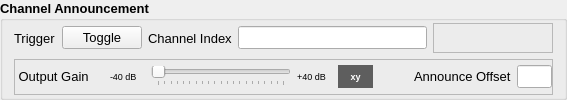
           <widget class="QGroupBox" name="groupBox">
            <property name="font">
             <font>
              <pointsize>10</pointsize>
              <weight>75</weight>
              <bold>true</bold>
             </font>
            </property>
            <property name="title">
             <string>Channel Announcement</string>
            </property>
            <layout class="QGridLayout" name="gridLayout_6">
             <property name="topMargin">
              <number>2</number>
             </property>
             <property name="bottomMargin">
              <number>2</number>
             </property>
             <item row="0" column="4">
              <widget class="QFrame" name="frame">
               <property name="minimumSize">
                <size>
                 <width>120</width>
                 <height>30</height>
                </size>
               </property>
               <property name="font">
                <font>
                 <pointsize>8</pointsize>
                 <weight>50</weight>
                 <bold>false</bold>
                </font>
               </property>
               <property name="accessibleDescription">
                <string>chanAnn_node:/playback/current_status:BEHAVIOR=JVX_WW_COMBOBOX_READ_ONCE,UIELEMENTTP=JVX_WW_FRAME_ELEMENTS_LABELS,MINSIZEW=50,RTUPDATE=yes</string>
               </property>
               <property name="frameShape">
                <enum>QFrame::StyledPanel</enum>
               </property>
               <property name="frameShadow">
                <enum>QFrame::Raised</enum>
               </property>
              </widget>
             </item>
             <item row="0" column="1">
              <widget class="QPushButton" name="pushButton">
               <property name="font">
                <font>
                 <pointsize>10</pointsize>
                 <weight>50</weight>
                 <bold>false</bold>
                </font>
               </property>
               <property name="accessibleDescription">
                <string>chanAnn_node:/playback/trigger_start:</string>
               </property>
               <property name="text">
                <string>Toggle</string>
               </property>
              </widget>
             </item>
             <item row="0" column="0">
              <widget class="QLabel" name="label">
               <property name="font">
                <font>
                 <pointsize>10</pointsize>
                 <weight>50</weight>
                 <bold>false</bold>
                </font>
               </property>
               <property name="text">
                <string>Trigger</string>
               </property>
              </widget>
             </item>
             <item row="0" column="3">
              <widget class="QLineEdit" name="lineEdit">
               <property name="font">
                <font>
                 <pointsize>10</pointsize>
                 <weight>50</weight>
                 <bold>false</bold>
                </font>
               </property>
               <property name="accessibleDescription">
                <string>chanAnn_node:/playback/current_channel_number:RTUPDATE=yes</string>
               </property>
              </widget>
             </item>
             <item row="0" column="2">
              <widget class="QLabel" name="label_2">
               <property name="font">
                <font>
                 <pointsize>10</pointsize>
                 <weight>50</weight>
                 <bold>false</bold>
                </font>
               </property>
               <property name="text">
                <string>Channel Index</string>
               </property>
              </widget>
             </item>
             <item row="1" column="0" colspan="5">
              <widget class="QFrame" name="frame_5">
               <property name="frameShape">
                <enum>QFrame::StyledPanel</enum>
               </property>
               <property name="frameShadow">
                <enum>QFrame::Raised</enum>
               </property>
               <layout class="QGridLayout" name="gridLayout_14" columnstretch="1,1,1,4,1,1,1,1,1">
                <property name="leftMargin">
                 <number>0</number>
                </property>
                <property name="topMargin">
                 <number>0</number>
                </property>
                <property name="rightMargin">
                 <number>0</number>
                </property>
                <property name="bottomMargin">
                 <number>0</number>
                </property>
                <item row="0" column="3">
                 <widget class="QSlider" name="horizontalSlider_4">
                  <property name="minimumSize">
                   <size>
                    <width>0</width>
                    <height>0</height>
                   </size>
                  </property>
                  <property name="font">
                   <font>
                    <pointsize>10</pointsize>
                    <weight>50</weight>
                    <bold>false</bold>
                   </font>
                  </property>
                  <property name="accessibleDescription">
                   <string>chanAnn_node:/playback/output_volume:LABELREF=label_chann,LABELTRANSFORM=JVX_WW_SHOW_DB20,LABELUNIT=dB</string>
                  </property>
                  <property name="maximum">
                   <number>100</number>
                  </property>
                  <property name="orientation">
                   <enum>Qt::Horizontal</enum>
                  </property>
                  <property name="tickPosition">
                   <enum>QSlider::TicksBelow</enum>
                  </property>
                  <property name="tickInterval">
                   <number>5</number>
                  </property>
                 </widget>
                </item>
                <item row="0" column="2">
                 <widget class="QLabel" name="label_15">
                  <property name="font">
                   <font>
                    <pointsize>7</pointsize>
                    <weight>50</weight>
                    <italic>false</italic>
                    <bold>false</bold>
                   </font>
                  </property>
                  <property name="text">
                   <string>-40 dB</string>
                  </property>
                 </widget>
                </item>
                <item row="0" column="4">
                 <widget class="QLabel" name="label_17">
                  <property name="font">
                   <font>
                    <pointsize>7</pointsize>
                    <weight>50</weight>
                    <italic>false</italic>
                    <bold>false</bold>
                   </font>
                  </property>
                  <property name="text">
                   <string>+40 dB</string>
                  </property>
                 </widget>
                </item>
                <item row="0" column="7">
                 <widget class="QLabel" name="label_16">
                  <property name="font">
                   <font>
                    <pointsize>10</pointsize>
                    <weight>50</weight>
                    <bold>false</bold>
                   </font>
                  </property>
                  <property name="text">
                   <string>Announce Offset</string>
                  </property>
                 </widget>
                </item>
                <item row="0" column="5">
                 <widget class="QLabel" name="label_chann">
                  <property name="palette">
                   <palette>
                    <active>
                     <colorrole role="WindowText">
                      <brush brushstyle="SolidPattern">
                       <color alpha="255">
                        <red>255</red>
                        <green>255</green>
                        <blue>255</blue>
                       </color>
                      </brush>
                     </colorrole>
                     <colorrole role="Base">
                      <brush brushstyle="SolidPattern">
                       <color alpha="255">
                        <red>255</red>
                        <green>255</green>
                        <blue>255</blue>
                       </color>
                      </brush>
                     </colorrole>
                     <colorrole role="Window">
                      <brush brushstyle="SolidPattern">
                       <color alpha="255">
                        <red>94</red>
                        <green>94</green>
                        <blue>94</blue>
                       </color>
                      </brush>
                     </colorrole>
                    </active>
                    <inactive>
                     <colorrole role="WindowText">
                      <brush brushstyle="SolidPattern">
                       <color alpha="255">
                        <red>255</red>
                        <green>255</green>
                        <blue>255</blue>
                       </color>
                      </brush>
                     </colorrole>
                     <colorrole role="Base">
                      <brush brushstyle="SolidPattern">
                       <color alpha="255">
                        <red>255</red>
                        <green>255</green>
                        <blue>255</blue>
                       </color>
                      </brush>
                     </colorrole>
                     <colorrole role="Window">
                      <brush brushstyle="SolidPattern">
                       <color alpha="255">
                        <red>94</red>
                        <green>94</green>
                        <blue>94</blue>
                       </color>
                      </brush>
                     </colorrole>
                    </inactive>
                    <disabled>
                     <colorrole role="WindowText">
                      <brush brushstyle="SolidPattern">
                       <color alpha="255">
                        <red>120</red>
                        <green>120</green>
                        <blue>120</blue>
                       </color>
                      </brush>
                     </colorrole>
                     <colorrole role="Base">
                      <brush brushstyle="SolidPattern">
                       <color alpha="255">
                        <red>94</red>
                        <green>94</green>
                        <blue>94</blue>
                       </color>
                      </brush>
                     </colorrole>
                     <colorrole role="Window">
                      <brush brushstyle="SolidPattern">
                       <color alpha="255">
                        <red>94</red>
                        <green>94</green>
                        <blue>94</blue>
                       </color>
                      </brush>
                     </colorrole>
                    </disabled>
                   </palette>
                  </property>
                  <property name="font">
                   <font>
                    <pointsize>7</pointsize>
                   </font>
                  </property>
                  <property name="autoFillBackground">
                   <bool>true</bool>
                  </property>
                  <property name="text">
                   <string>xy</string>
                  </property>
                  <property name="alignment">
                   <set>Qt::AlignCenter</set>
                  </property>
                 </widget>
                </item>
                <item row="0" column="8">
                 <widget class="QLineEdit" name="lineEdit_2">
                  <property name="font">
                   <font>
                    <weight>50</weight>
                    <bold>false</bold>
                   </font>
                  </property>
                  <property name="accessibleDescription">
                   <string>chanAnn_node:/playback/channel_number_start_offset:NUMDIGITS=0</string>
                  </property>
                 </widget>
                </item>
                <item row="0" column="6">
                 <spacer name="horizontalSpacer_4">
                  <property name="orientation">
                   <enum>Qt::Horizontal</enum>
                  </property>
                  <property name="sizeHint" stdset="0">
                   <size>
                    <width>40</width>
                    <height>20</height>
                   </size>
                  </property>
                 </spacer>
                </item>
                <item row="0" column="0" colspan="2">
                 <widget class="QLabel" name="label_14">
                  <property name="font">
                   <font>
                    <pointsize>10</pointsize>
                    <weight>50</weight>
                    <bold>false</bold>
                   </font>
                  </property>
                  <property name="text">
                   <string> Output Gain    </string>
                  </property>
                 </widget>
                </item>
               </layout>
              </widget>
             </item>
            </layout>
           </widget>
